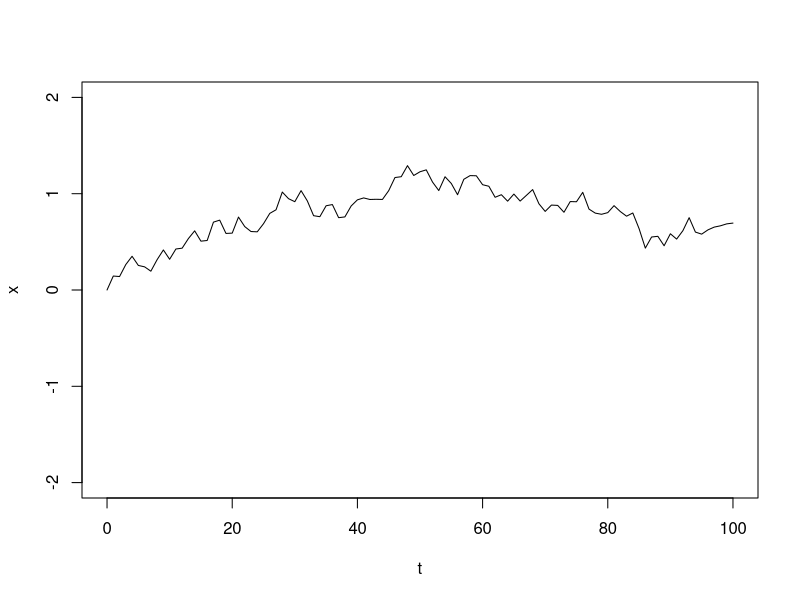
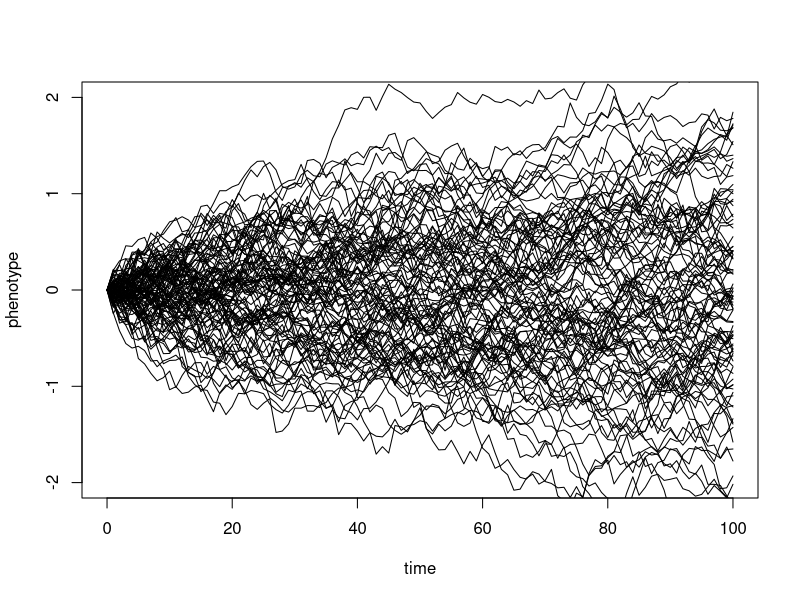
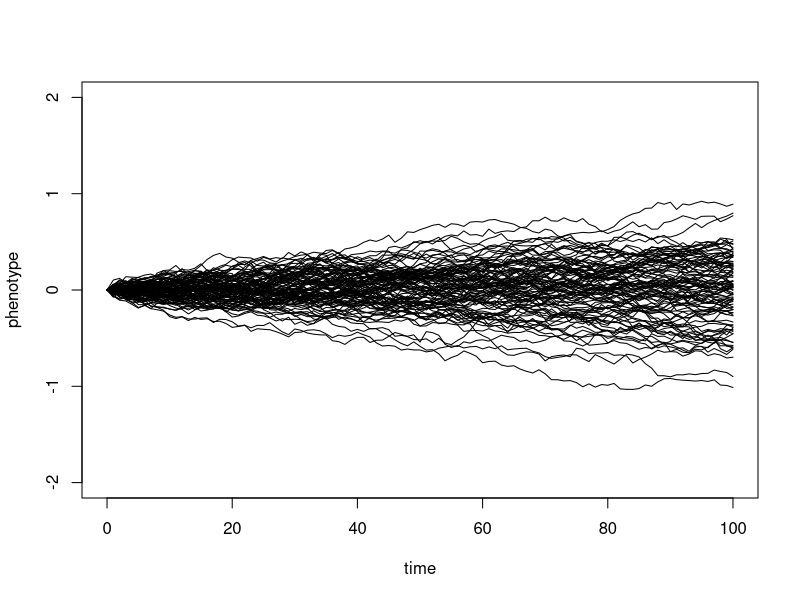
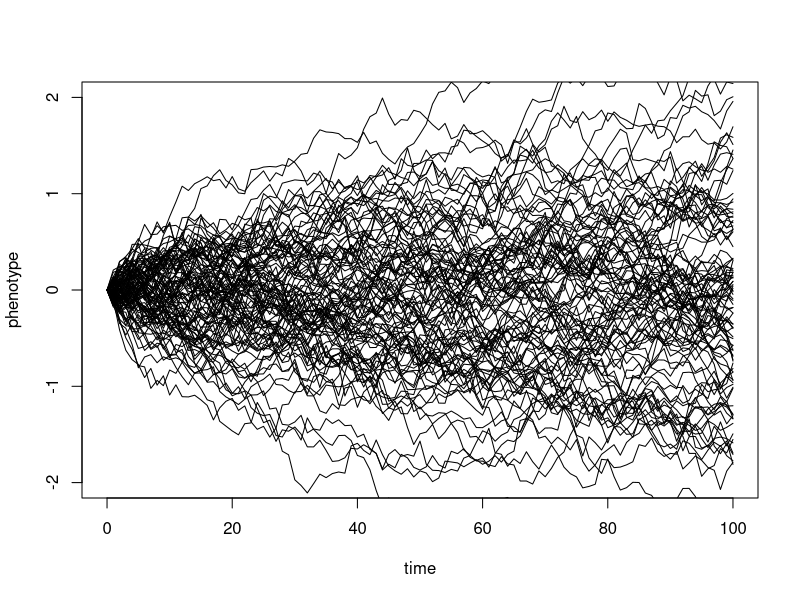
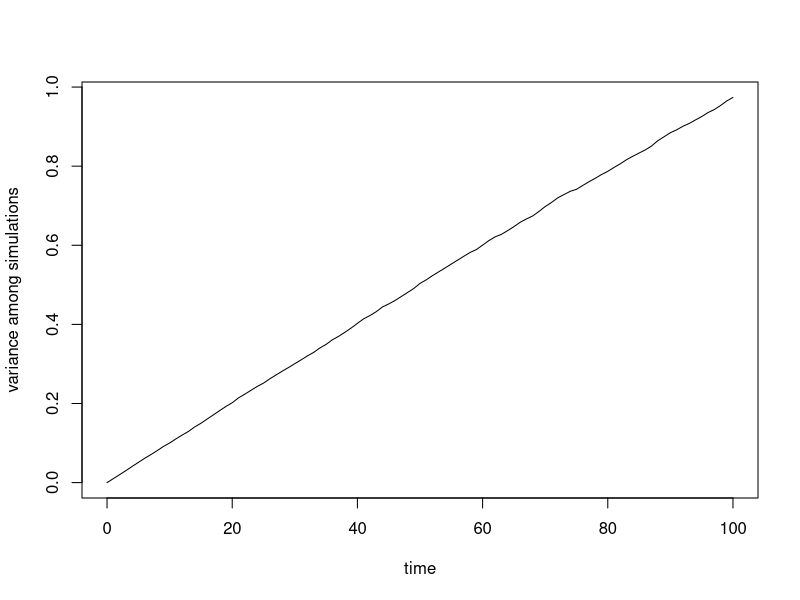

The R script that drew these images, in order:
#adapted from a phytools.org tutorial
library(phytools)


#### part 1: brownian motion of a trait over time, following a single lineage

t <- 0:100  # length of time for simulation.Can be though of as generations.
sig2 <- 0.01 # this is the instantaneous rate of change. This determines the relative size of jumps that tend to occur. when sig2 (sigma squared) is small, character state changes tend to be smaller. when its big (maximum of 1), individual state changes tend to be larger.
## first, simulate a set of random deviates. in other words, this is the series of character state changes through time (t)
x <- rnorm(n = length(t) - 1, sd = sqrt(sig2))
x #look at the values of x to get an idea of this. the character state starts at 0 then changes by the amount (x). Imagine this a size of some trait, like leaf length. when x is negative, it means it got smaller, and when positive, it got bigger
## now compute their cumulative sum
x <- c(0, cumsum(x)) #we want cumulative sum because the state a character is in at any time (t) is the sum of all its past transitions. ie, it started at "0", got bigger by this much, smaller by that much, bigger again, etc. you add those all up to see the state at teh end! 
plot(t, x, type = "l", ylim = c(-2, 2))

#Repeat these simulations several times. Then, repeat some more, changing t and sig2, one at a time. 

#1) How does the size of t affect how close the final character state (phenotype) is to the initial character state (which is always 0)? 

#2) How does the size of sig2 affect how close the final character state (phenotype) is to the initial character state? 


#### part 1: brownian motion of a trait over time, following multiple single lineages

t <- 0:100
sig2 <- 0.01
nsim <- 100
X <- matrix(rnorm(n = nsim * (length(t) - 1), sd = sqrt(sig2)), nsim, length(t) - 
              1)
X <- cbind(rep(0, nsim), t(apply(X, 1, cumsum)))
plot(t, X[1, ], xlab = "time", ylab = "phenotype", ylim = c(-2, 2), type = "l")
apply(X[2:nsim, ], 1, function(x, t) lines(t, x), t = t)

#You should have seen that this block of code does thes same thing we did before but plotting several independent lineages all at once. Try a couple of times, again changing sig2 and t. You might need to change the y axis to fit your character state range! (change the numbers in 'ylim = c(-2, 2)' to whatever you want. 

#3) How does this simulation exercise affect your answers to questions 1 and 2, above? Which simulation is more effective at demonstrating the effects of sig2 and t? Why?




#carrie: below is from phytools.org. the first part is just changing sig2 but i already included that! look through it to see what you wanna use. i think it would be good to get this formatted in an juppyter or markdown notebook!   













X <- matrix(rnorm(n = nsim * (length(t) - 1), sd = sqrt(sig2/10)), nsim, length(t) - 
              1)
X <- cbind(rep(0, nsim), t(apply(X, 1, cumsum)))
plot(t, X[1, ], xlab = "time", ylab = "phenotype", ylim = c(-2, 2), type = "l")
apply(X[2:nsim, ], 1, function(x, t) lines(t, x), t = t)

X <- matrix(0, nsim, length(t))
for (i in 1:nsim) X[i, ] <- c(0, cumsum(rnorm(n = length(t) - 1, sd = sqrt(sig2))))
plot(t, X[1, ], xlab = "time", ylab = "phenotype", ylim = c(-2, 2), type = "l")
for (i in 1:nsim) lines(t, X[i, ])

nsim <- 10000
X <- matrix(rnorm(n = nsim * (length(t) - 1), sd = sqrt(sig2)), nsim, length(t) - 
              1)
X <- cbind(rep(0, nsim), t(apply(X, 1, cumsum)))
v <- apply(X, 2, var)
plot(t, v, type = "l", xlab = "time", ylab = "variance among simulations")
